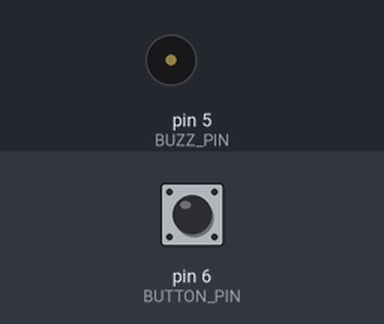
A sketch run on a simulated Arduino Uno, built with avr-gcc and run on an emulated ATmega328P. Parts: buzzer (waves = sounding). The inputs (shaded band) are chosen by the test bench; at power-on: pin 6 (BUTTON_PIN) LOW.

Above: at 1.2 s.
1.3 s: pin 6 (BUTTON_PIN) pulled HIGH for 0.15 s
At 2.3 s:
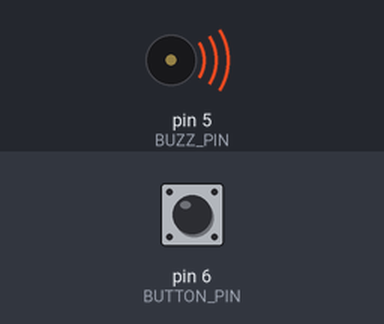
Timing chart, 0 to 8.3 s (numbered marks = the images above; inputs shaded):
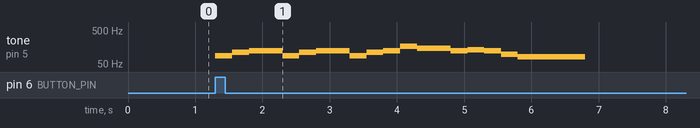

Measured:
- after the input at 1.3 s, tone on pin 5 (BUZZ_PIN): plays 87 Hz for 0.25 s, 110 Hz for 0.25 s, 123 Hz for 0.50 s, 87 Hz for 0.25 s, 110 Hz for 0.25 s, 123 Hz for 0.50 s … (16 notes in this stretch), starting at once

The sketch:

ChipTune.ino
```cpp
#define NOTE_E 82
#define NOTE_F 87
#define NOTE_G 98
#define NOTE_A 110
#define NOTE_B 123
#define NOTE_C 131
#define NOTE_D 147
#define NOTE_E2 164

#define BUZZ_PIN 5
#define BUTTON_PIN 6

int melody[] = {
  NOTE_F, NOTE_A, NOTE_B,
  NOTE_F, NOTE_A, NOTE_B,
  NOTE_F, NOTE_A, NOTE_B, NOTE_E2, NOTE_D,
  NOTE_B, NOTE_C, NOTE_B, NOTE_G, NOTE_E
};

int durations[] = {
  1, 1, 2,
  1, 1, 2,
  1, 1, 1, 1, 2,
  1, 1, 1, 1, 4
};

int numNotes = 16;

void setup() {
    pinMode(BUZZ_PIN, OUTPUT);
    pinMode(BUTTON_PIN, INPUT);
}

void loop() {
  int buttonState = digitalRead(BUTTON_PIN);

  if (buttonState == HIGH) {
    playTune();
  }
}

void playTune() {
  for (int noteIdx = 0; noteIdx < numNotes; noteIdx++) {
    // convert duration to milliseconds
    int noteDuration = durations[noteIdx] * 250;
    // play note
    tone(BUZZ_PIN, melody[noteIdx], noteDuration);
    delay(noteDuration);
  }
}
```
